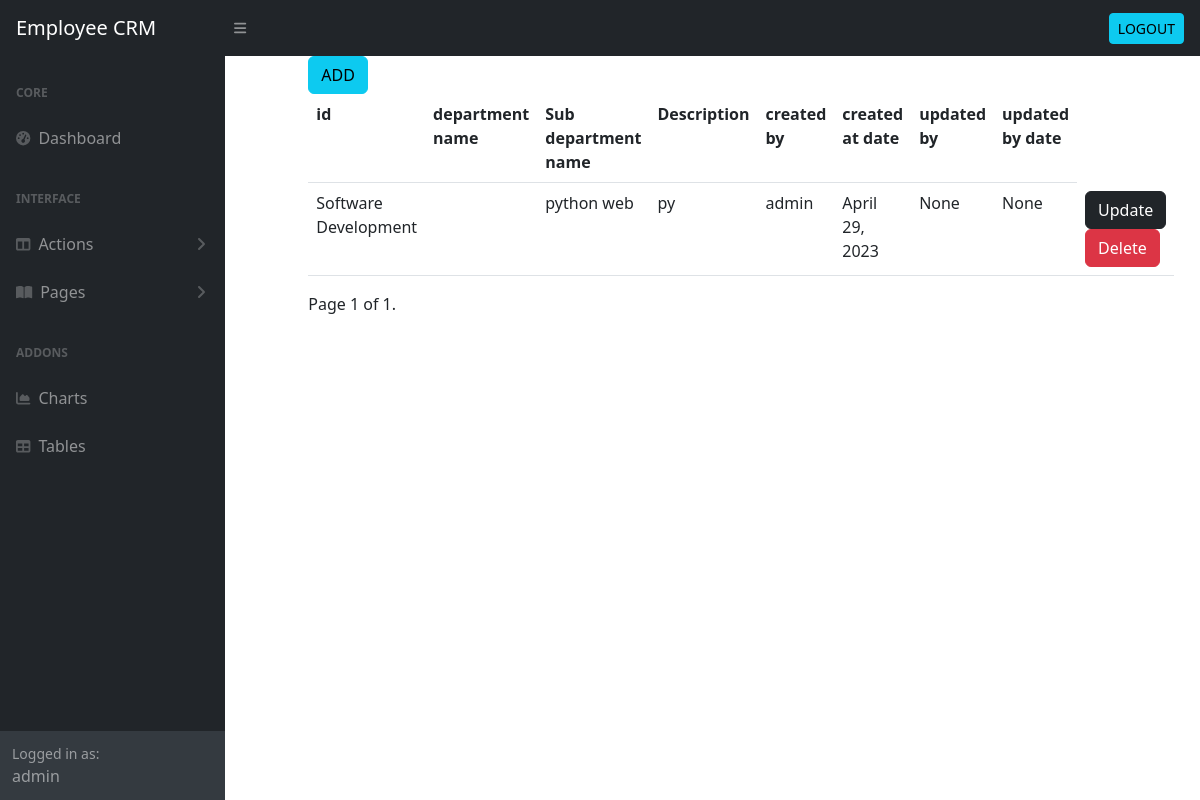
Screenshot of /list_sub (signed in) with the database file from the repository.
### empweb/models.py (models this page shows, shortened)
class SubDepartmentmaster(models.Model):
    sub_department_id=models.AutoField(primary_key=True)
    department_id=models.ForeignKey(Departmentmaster, on_delete=models.CASCADE)
    sub_department_name=models.CharField(max_length=110)
    description=models.CharField(max_length=100)
    created_by_user=models.ForeignKey(User,on_delete=models.CASCADE,null=True)
    created_at_date=models.DateField(auto_now_add=True)
    updated_by_user=models.ForeignKey(User,on_delete=models.CASCADE,related_name="update",null=True)
    updated_by_date=models.DateField(null=True)

class Departmentmaster(models.Model):
    department_id=models.AutoField(primary_key=True)
    department_name=models.CharField(max_length=100)
    description=models.CharField(max_length=100)
    created_by_user=models.ForeignKey(User,on_delete=models.CASCADE,null=True)
    created_at_date=models.DateField(auto_now_add=True,null=True,blank=True)
    updated_by_user=models.ForeignKey(User,on_delete=models.CASCADE,related_name="updated",null=True)
    updated_by_date=models.DateField(null=True)
    def __str__(self):
        return self.department_name

### empweb/views.py (the view)
# urls.py: path("list_sub",SubdeptListView.as_view(),name="list_sub"),
@method_decorator(decs,name="dispatch")
class SubdeptListView(ListView):
    template_name="list_sub.html"
    model=SubDepartmentmaster
    def get(self,request,*args,**kw):
        data=SubDepartmentmaster.objects.all()
        paginator=Paginator(data,3)
        page_number=request.GET.get('page')
        data=paginator.get_page(page_number)
        context={"data":data}
        return render(request,'list_sub.html',context)

### empweb/views.py (called while the page is built)
def signin_required(fn):
    def wrapper(request,*args,**kw):
        if not request.user.is_authenticated:
            return redirect("signin")
        else:
            return fn(request,*args,**kw)
    return wrapper

### empweb/templates/list_sub.html (shortened to what this page needs)
{%extends 'index.html'%}
{%block body_block%}
{%load static%}
<div class="row">
    <div class="col-1"></div>
    <div class="col-10">
        <a href="{%url 'add_sub'%}"><button type="button" class="btn btn-info">ADD</button></a>
        <table class="table" id="myTable">
            <tr>
                <th>id</th>
                <th>department name</th>
                <th>Sub department name</th>
                <th>Description</th>
                <th>created by </th>
                <th>created at date</th>
                <th>updated by</th>
                <th>updated by date</th>
            </tr>
            {%for d in data%}
            <tr>
                <td>{{d.department_id}}</td>
                <td>{{d.department_name}}</td>
                <td>{{d.sub_department_name}}</td>
                <td>{{d.description}}</td>
                <td>{{d.created_by_user}}</td>
                <td>{{d.created_at_date}}</td>
                <td>{{d.updated_by_user}}</td>
                <td>{{d.updated_by_date}}</td>
                <td>
                    <a href="{%url 'sub_update' d.sub_department_id%}"><button type="submit" class="btn btn-dark">Update</button></a>
                    <a href="{%url 'sub_delete' d.sub_department_id%}"><button type="submit" class="btn btn-danger">Delete</button></a>
                </td>
            </tr>
            {%endfor%}
         </table>
         <div class="pagination">
            <span class="step-links">
                <span class="current">
                    Page {{ data.number }} of {{ data.paginator.num_pages }}.
                </span>
            </span>
        </div>
    </div>
    <div class="col-10"></div></div>
{%endblock%}

### empweb/templates/index.html (shortened to what this page needs)
<!DOCTYPE html>
{%load static%}
<html lang="en">
    <head>
        <link href="https://cdn.jsdelivr.net/npm/simple-datatables@7.1.2/dist/style.min.css" rel="stylesheet" />
        <link href="{%static 'css/styles.css'%}" rel="stylesheet" />
        <link href="https://cdn.datatables.net/v/dt/jszip-2.5.0/dt-1.13.4/b-2.3.6/b-html5-2.3.6/datatables.min.css" rel="stylesheet"/>
        <link rel="stylesheet" type="text/css" href="https://cdn.datatables.net/1.13.4/css/jquery.dataTables.min.css">
            <link href="https://cdn.jsdelivr.net/npm/bootstrap@5.3.0-alpha3/dist/css/bootstrap.min.css" rel="stylesheet">
        <link rel="stylesheet" href="https://cdn.datatables.net/1.10.25/css/jquery.dataTables.min.css">
    </head>
    <body class="sb-nav-fixed">
        <nav class="sb-topnav navbar navbar-expand navbar-dark bg-dark">
            <a class="navbar-brand ps-3" href="index.html">Employee CRM</a>
            <button class="btn btn-link btn-sm order-1 order-lg-0 me-4 me-lg-0" id="sidebarToggle" href="#!"><i class="fas fa-bars"></i></button>
            <form class="d-none d-md-inline-block form-inline ms-auto me-0 me-md-3 my-2 my-md-0">
                <div class="input-group">
                    <a href="{%url 'sign-out'%}"><button type="button" class="btn btn-info btn-sm">LOGOUT</button></a>
                </div>
            </form>
        </nav>
        <div id="layoutSidenav">
            <div id="layoutSidenav_nav">
                <nav class="sb-sidenav accordion sb-sidenav-dark" id="sidenavAccordion">
                    <div class="sb-sidenav-menu">
                        <div class="nav">
                            <div class="sb-sidenav-menu-heading">Core</div>
                            <a class="nav-link" href="index.html">
                                <div class="sb-nav-link-icon"><i class="fas fa-tachometer-alt"></i></div>
                                Dashboard
                            </a>
                            <div class="sb-sidenav-menu-heading">Interface</div>
                            <a class="nav-link collapsed" href="#" data-bs-toggle="collapse" data-bs-target="#collapseLayouts" aria-expanded="false" aria-controls="collapseLayouts">
                                <div class="sb-nav-link-icon"><i class="fas fa-columns"></i></div>
                                Actions
                                <div class="sb-sidenav-collapse-arrow"><i class="fas fa-angle-down"></i></div>
                            </a>
                            <a class="nav-link collapsed" href="#" data-bs-toggle="collapse" data-bs-target="#collapsePages" aria-expanded="false" aria-controls="collapsePages">
                                <div class="sb-nav-link-icon"><i class="fas fa-book-open"></i></div>
                                Pages
                                <div class="sb-sidenav-collapse-arrow"><i class="fas fa-angle-down"></i></div>
                            </a>
                            <div class="sb-sidenav-menu-heading">Addons</div>
                            <a class="nav-link" href="charts.html">
                                <div class="sb-nav-link-icon"><i class="fas fa-chart-area"></i></div>
                                Charts
                            </a>
                            <a class="nav-link" href="tables.html">
                                <div class="sb-nav-link-icon"><i class="fas fa-table"></i></div>
                                Tables
                            </a>
                        </div>
                    </div>
                    <div class="sb-sidenav-footer">
                        <div class="small">Logged in as:</div>
                        {{user}}
                    </div>
                </nav>
            </div>
            <div id="layoutSidenav_content">
                <main>
                    {%block body_block%}
                    {%endblock%}
                </main>
            </div>
        </div>
        </body>
</html>

### rows the page displays
SubDepartmentmaster: department_id "Software Development", sub_department_name "python web", description "py", created_by_user "admin", created_at_date "April 29, 2023", updated_by_user "None", updated_by_date "None"

### other values shown
{{ user }} "admin"
{{ data.number }} "1"
{{ data.paginator.num_pages }} "1"
